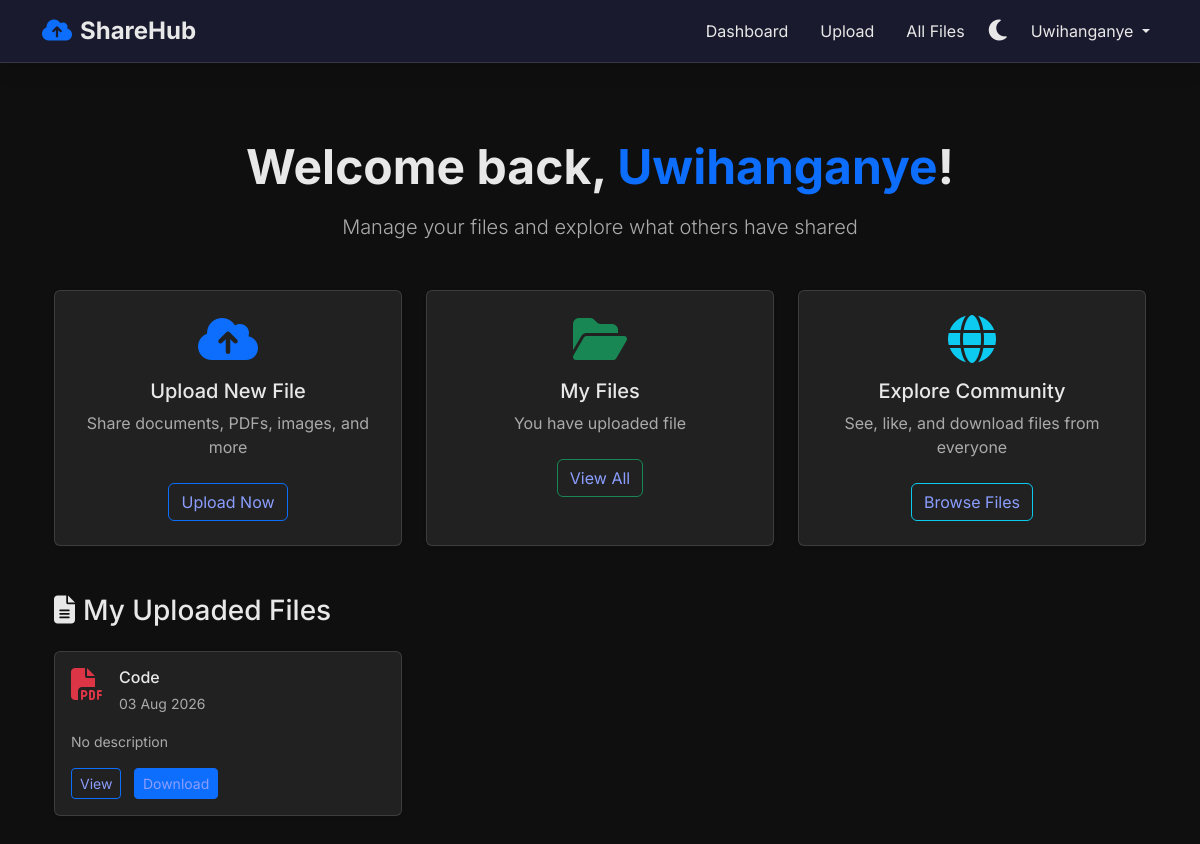
The app's page /dashboard/ (signed in) with its own data.
### home/models.py (models this page shows, shortened)
class File(models.Model):
    name = models.CharField(max_length=255)
    file = models.FileField(upload_to='uploads/')
    uploaded_by = models.ForeignKey(User, on_delete=models.CASCADE)
    upload_date = models.DateTimeField(auto_now_add=True)
    description = models.TextField(blank=True, null=True)
    file_type = models.CharField(max_length=50, blank=True, null=True)
    file_size = models.BigIntegerField(default=0)
    views = models.PositiveIntegerField(default=0)
    downloads = models.PositiveIntegerField(default=0)
    shares = models.PositiveIntegerField(default=0)

### home/views.py (the view)
# urls.py: path('dashboard/', dashboard, name='dashboard'),
@login_required
def dashboard(request):
    user_files_list = File.objects.filter(uploaded_by=request.user).order_by('-upload_date')
    for f in user_files_list:
        f.likes_count = Like.objects.filter(file=f, is_like=True).count()
        f.dislikes_count = Like.objects.filter(file=f, is_like=False).count()
        f.user_liked = Like.objects.filter(file=f, user=request.user, is_like=True).exists()
        f.user_disliked = Like.objects.filter(file=f, user=request.user, is_like=False).exists()
    paginator = Paginator(user_files_list, 9)
    page_number = request.GET.get('page')
    user_files = paginator.get_page(page_number)
    stats = {
        'total_files': user_files_list.count(),
        'total_views': user_files_list.aggregate(Sum('views'))['views__sum'] or 0,
        'total_downloads': user_files_list.aggregate(Sum('downloads'))['downloads__sum'] or 0,
        'total_shares': user_files_list.aggregate(Sum('shares'))['shares__sum'] or 0
    }
    all_users = None
    inactive_users = None
    if request.user.is_staff:
        all_users = User.objects.all().order_by('-date_joined')
        inactive_users = User.objects.filter(is_active=False).order_by('-date_joined')
    return render(request, 'home/dashboard.html', {
        'files': user_files,
        'all_users': all_users,
        'inactive_users': inactive_users,
        'stats': stats
    })

### backup/templates/home/dashboard.html (shortened to what this page needs)
{% extends 'home/base.html' %}
{% block content %}
<div class="container py-5">
    <div class="text-center mb-5">
        <h1 class="display-5 fw-bold mb-3">
            Welcome back, <span class="text-primary">{{ user.username }}</span>!
        </h1>
        <p class="lead text-muted">Manage your files and explore what others have shared</p>
    </div>
    <div class="row g-4 mb-5">
        <div class="col-md-4">
            <div class="card h-100 text-center border-0 shadow-sm hover-lift">
                <div class="card-body p-4">
                    <i class="fas fa-cloud-upload-alt fa-3x text-primary mb-3"></i>
                    <h5 class="card-title">Upload New File</h5>
                    <p class="card-text text-muted">Share documents, PDFs, images, and more</p>
                    <a href="{% url 'upload' %}" class="btn btn-outline-primary mt-2">Upload Now</a>
                </div>
            </div>
        </div>
        <div class="col-md-4">
            <div class="card h-100 text-center border-0 shadow-sm hover-lift">
                <div class="card-body p-4">
                    <i class="fas fa-folder-open fa-3x text-success mb-3"></i>
                    <h5 class="card-title">My Files</h5>
                    <p class="card-text text-muted">You have uploaded <strong>{{ files.count }}</strong> file{{ files.count|pluralize }}</p>
                    <a href="#my-files" class="btn btn-outline-success mt-2">View All</a>
                </div>
            </div>
        </div>
        <div class="col-md-4">
            <div class="card h-100 text-center border-0 shadow-sm hover-lift">
                <div class="card-body p-4">
                    <i class="fas fa-globe fa-3x text-info mb-3"></i>
                    <h5 class="card-title">Explore Community</h5>
                    <p class="card-text text-muted">See, like, and download files from everyone</p>
                    <a href="{% url 'all_files' %}" class="btn btn-outline-info mt-2">Browse Files</a>
                </div>
            </div>
        </div>
    </div>
    <div id="my-files" class="mt-5">
        <h3 class="mb-4">
            <i class="fas fa-file-alt me-2"></i>My Uploaded Files
        </h3>
        {% if files %}
        <div class="row g-4">
            {% for file in files %}
            <div class="col-md-6 col-lg-4">
                <div class="card h-100 border-0 shadow-sm hover-lift">
                    <div class="card-body d-flex flex-column">
                        <div class="d-flex align-items-start mb-3">
                            <i class="fas fa-file-pdf fa-2x text-danger me-3"></i>
                            <div class="flex-grow-1">
                                <h6 class="mb-1 text-truncate">{{ file.name }}</h6>
                                <small class="text-muted">
                                    {{ file.upload_date|date:"d M Y" }}
                                </small>
                            </div>
                        </div>
                        <p class="text-muted small flex-grow-1">
                            {{ file.description|default:"No description"|truncatewords:15 }}
                        </p>
                        <div class="mt-auto">
                            <a href="{% url 'view_file' file.id %}" class="btn btn-sm btn-outline-primary me-2">
                                View
                            </a>
                            <a href="{% url 'download_file' file.id %}" class="btn btn-sm btn-primary">
                                Download
                            </a>
                        </div>
                    </div>
                </div>
            </div>
            {% endfor %}
        </div>
        {% else %}
        <div class="text-center py-5">
            <i class="fas fa-folder-open fa-4x text-muted mb-4"></i>
            <p class="text-muted">You haven't uploaded any files yet.</p>
            <a href="{% url 'upload' %}" class="btn btn-primary">Upload Your First File</a>
        </div>
        {% endif %}
    </div>
</div>
{% endblock %}

### backup/templates/home/base.html (shortened to what this page needs)
<!DOCTYPE html>
<html lang="en">
<head>
    <link href="https://cdn.jsdelivr.net/npm/bootstrap@5.3.3/dist/css/bootstrap.min.css" rel="stylesheet">
    <link href="https://cdnjs.cloudflare.com/ajax/libs/font-awesome/6.5.2/css/all.min.css" rel="stylesheet">
</head>
<body data-theme="dark">
    <nav class="navbar navbar-expand-lg fixed-top">
        <div class="container">
            <a class="navbar-brand fw-bold fs-4" href="{% if user.is_authenticated %}{% url 'dashboard' %}{% else %}{% url 'login' %}{% endif %}">
                <i class="fas fa-cloud-upload-alt text-primary me-2"></i>ShareHub
            </a>
            <div class="collapse navbar-collapse" id="navbarNav">
                <ul class="navbar-nav ms-auto align-items-center gap-3">
                    {% if user.is_authenticated %}
                        <li class="nav-item"><a class="nav-link" href="{% url 'dashboard' %}">Dashboard</a></li>
                        <li class="nav-item"><a class="nav-link" href="{% url 'upload' %}">Upload</a></li>
                        <li class="nav-item"><a class="nav-link" href="{% url 'all_files' %}">All Files</a></li>
                        <li class="nav-item">
                            <span class="theme-toggle" onclick="toggleTheme()">
                                <i class="fas fa-moon" id="theme-icon"></i>
                            </span>
                        </li>
                        <li class="nav-item dropdown">
                            <a class="nav-link dropdown-toggle" href="#" data-bs-toggle="dropdown">
                                {{ user.username }}
                            </a>
                        </li>
                    {% else %}
                        <li class="nav-item"><a class="nav-link btn btn-outline-light px-4" href="{% url 'login' %}">Login</a></li>
                        <li class="nav-item"><a class="nav-link btn btn-light text-dark px-4" href="{% url 'register' %}">Sign Up</a></li>
                    {% endif %}
                </ul>
            </div>
        </div>
    </nav>
    <div class="main-container container">
        {% block content %}{% endblock %}
    </div>
</body>
</html>

### backup/templates/home/base.html (style rules this page uses)
:root { --bg: #0f0f0f; --navbar: #1a1a2e; --text: #e8e8e8; --muted: #aaaaaa; --card: rgba(255, 255, 255, 0.08); --border: rgba(255, 255, 255, 0.12); --link: #8b9eff; }
body { font-family: 'Inter', sans-serif; background: var(--bg); color: var(--text) !important; min-height: 100vh; margin: 0; transition: all 0.3s ease; }
.navbar { background: var(--navbar) !important; border-bottom: 1px solid var(--border); box-shadow: 0 4px 20px rgba(0,0,0,0.15); }
.navbar .navbar-brand, .navbar .nav-link, .navbar .dropdown-item, .navbar .btn { color: var(--text) !important; }
.card, .form-control, .form-select, .alert { background: var(--card) !important; color: var(--text) !important; border: 1px solid var(--border) !important; }
a { color: var(--link) !important; }
.text-muted { color: var(--muted) !important; }
.main-container { padding-top: 90px; }
.theme-toggle { cursor: pointer; font-size: 1.5rem; }

### backup/templates/home/dashboard.html (style rules this page uses)
.hover-lift { transition: all 0.3s ease; }

### records on screen
File: name "Code", upload_date "03 Aug 2026", description "No description"

### other values on screen
{{ user.username }} "Uwihanganye"
